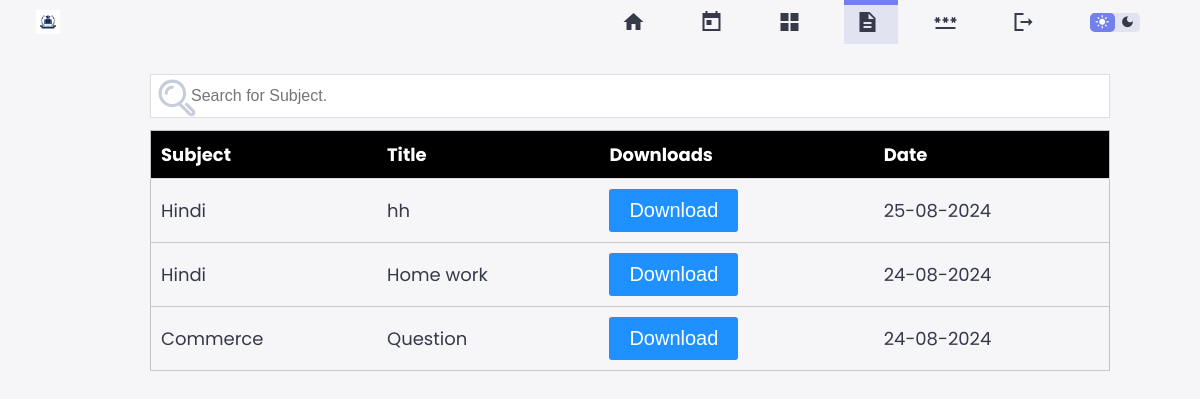
The page /parent_panel/workspace.php (signed in) on the database its author committed.
### tables this page shows
CREATE TABLE `notes` (
  `s_no` int(20) NOT NULL,
  `sender_id` varchar(40) NOT NULL,
  `editor_id` varchar(40) NOT NULL,
  `class` varchar(50) NOT NULL,
  `subject` varchar(100) NOT NULL,
  `title` varchar(100) NOT NULL,
  `comment` varchar(1000) NOT NULL,
  `file` varchar(50) DEFAULT NULL,
  `timestamp` datetime NOT NULL DEFAULT current_timestamp()
);

### parent_panel/workspace.php (the view, shortened to what this page needs)
<?php
 include('database.php');
 ?>
<!DOCTYPE html>
<html lang="en">
<head>
    <link rel="stylesheet" href="style.css">
</head>
<body style="overflow-y: scroll;">
    <header>
        <div class="logo">
            <img src="./images/1.jpg" alt="">
        </div>
        <div class="navbar">
            <a href="index.php">
                <span class="material-icons-sharp">home</span>
            </a>
            <a href="timetable.php" onclick="timeTableAll()">
                <span class="material-icons-sharp">today</span>
            </a>
            <a href="exam.php">
                <span class="material-icons-sharp">grid_view</span>
            </a>
            <a href="workspace.php" class="active">
                <span class="material-icons-sharp">description</span>
            </a>
            <a href="password.php">
                <span class="material-icons-sharp">password</span>
            </a>
            <a href="logout.php">
                <span class="material-icons-sharp">logout</span>
            </a>
        </div>
        <div class="theme-toggler">
            <span class="material-icons-sharp active">light_mode</span>
            <span class="material-icons-sharp">dark_mode</span>
        </div>
    </header>
   <input type="text" id="myInput" onkeyup="myFunction()" placeholder="Search for Subject.">
<div class="scrollableBox" >
<table id="myTable" >
  <tr class="header">
    <th>Subject</th>
    <th>Title</th>
    <th>Downloads</th>
    <th>Date</th>
  </tr>
  <tr>
    <?php
        $id = $_SESSION['uid'];
        $sql  = "SELECT * FROM students WHERE id='$id'";
       $result2=mysqli_query($conn,$sql);
       $row=$result2->fetch_assoc();
       $class = $row['class'];
       $query="select * from notes where class='$class' order by s_no desc";
       $result=mysqli_query($conn,$query);
       if($result->num_rows>0){
        while($rows=$result->fetch_assoc()) {
            $dateDB = $rows['timestamp'];
           $formattedDate = date("d-m-Y", strtotime($dateDB));
            echo "<td>".$rows['subject']."</td>
    <td>".$rows['title']."</td>
    <td><button class='btn'><a href='../notesUploads/".$rows['file']."' download='".$rows['file']."'>Download</a></button></td>
    <td>".$formattedDate."</td>
    </tr>";
        }
       }
     ?>
</table>
     </div>
<br><br><br>
</body>
</html>

### parent_panel/style.css (style rules this page uses)
:root { --color-primary: #7380ec; --color-danger: #0544ca; --color-success: #41f1b6; --color-warning: #ffbb55; --color-white: #fff; --color-info: #7d8da1; --color-dark: #363949; --color-light: rgba(132, 139, 200, 0.18); --color-dark-varient: #677483; --color-background: #f6f6f9; --card-border-radius: 2rem; --border-radius-1: 0.4rem; --border-radius-2: 1.2rem; --card-padding: 1.8rem; --box-shadow: 0 2rem 3rem var(--color-light) }
* { margin:0; padding: 0; text-decoration: none; list-style: none; box-sizing: border-box; }
html { font-size: 14px; scroll-behavior: smooth; }
body { font-family: 'Poppins', sans-serif; font-size: .88rem; background: var(--color-background); user-select: none; overflow-x: hidden; color: var(--color-dark); }
* { color: var(--color-dark); }
img { display: block; width: 100%; }
header { position: fixed; width: 100vw; z-index: 1000; background-color: var(--color-background); }
header .logo { display: flex; gap: .8rem; margin-right: auto; }
header .logo img { width: 2rem; height: 2rem; }
header, header .navbar { display: flex; align-items: center; justify-content: flex-end; padding: 0 3rem; color: var(--color-info); }
header .navbar a { display: flex; margin-left: 2rem; align-items: center; justify-content: space-between; position: relative; height: 3.7rem; transition: all 300ms ease; padding: 0 2rem; }
header .navbar a.active { background: var(--color-light); color: var(--color-primary); }
header .navbar a.active::before { content: ""; background-color: var(--color-primary); position: absolute; height: 5px; width: 100%; left: 0;top: 0; }
header .theme-toggler { background: var(--color-light); display: flex; justify-content: space-between; align-items: center; height: 1.6rem; width: 4.2rem; cursor: pointer; border-radius: var(--border-radius-1); margin-right: 2rem; }
header .theme-toggler span { font-size: 1.2rem; width: 50%; height: 100%; display: flex; align-items: center; justify-content: center; }
header .theme-toggler span.active { background-color: var(--color-primary); color: white; border-radius: var(--border-radius-1); }
@media screen and (max-width: 1200px) { html { font-size: 12px; } }
@media screen and (max-width: 1200px) { header { position: fixed; } }
@media screen and (max-width: 1200px) { header .navbar a { width: 4.5rem; padding: 0 1rem; } }
.table1 th,td { padding: 12px; text-align: left; border-bottom: 1px solid rgb(204, 201, 201); }

### parent_panel/workspace.php (style rules this page uses)
body { overflow: hidden; }
header { position: relative; }
.btn { background-color: DodgerBlue; border: none; color: white; padding: 10px 20px; cursor: pointer; font-size: 10px; border-radius: 3px; text-decoration: none; }
body { -ms-overflow-style: none; scrollbar-width: none; }
.btn a { color: white; font-size: 20px; }
#myInput { background-image: url('search.svg'); background-position: 5px 2px; background-repeat: no-repeat; width: 80%; font-size: 16px; padding: 12px 20px 12px 40px; border: 1px solid #ddd; margin-bottom: 12px; margin-top: 30px; margin-left: 150px; }
#myTable { border-collapse: collapse; width: 80%; border: 1px solid #ddd; font-size: 18px; border: #bdc3c7 1px solid; margin-left: 150px; }
#myTable th, #myTable td { text-align: left; padding: 10px; }
#myTable tr { border-bottom: 1px solid #ddd; }
#myTable th, #myTable td.theme-toggler { text-align: left; padding: 10px; background-color: black; color: white; }

### rows shown on the page
notes: subject "Hindi", title "hh", timestamp "25-08-2024"
notes: subject "Hindi", title "Home work", timestamp "24-08-2024"
notes: subject "Commerce", title "Question", timestamp "24-08-2024"
